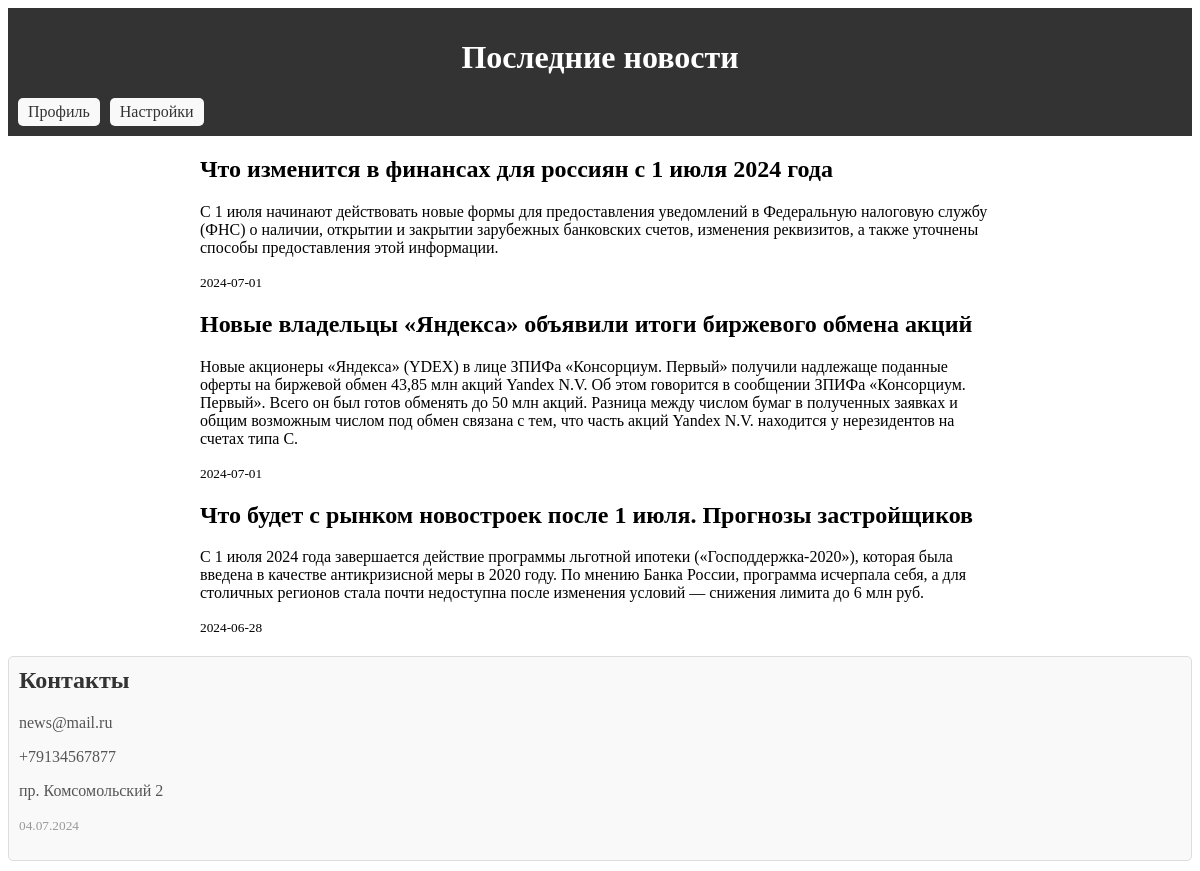
The app's page /7/localhost/index.php with its own data.
### tables this page shows
CREATE TABLE `news` (
  `id` int NOT NULL,
  `title` varchar(300) NOT NULL,
  `content` text NOT NULL,
  `date` date NOT NULL
);

### 7/localhost/index.php (the view, shortened to what this page needs)
<!DOCTYPE html>
<html lang="ru">
<head>
    <link rel="stylesheet" href="css/style.css">
</head>
<body>
    <div class="header">
        <h1>Последние новости</h1>
        <div class="tabs">
            <a href="#profile">Профиль</a>
            <a href="#settings">Настройки</a>
        </div>
    </div>
    <div class="container">
        <?php
        $servername = "localhost";
        $username = "root";
        $password = "";
        $dbname = "news_db";
        $conn = new mysqli($servername, $username, $password, $dbname);
        $sql = "SELECT * FROM news ORDER BY date DESC";
        $result = $conn->query($sql);
        if ($result->num_rows > 0) {
            while($row = $result->fetch_assoc()) {
                echo '<div class="news">';
                echo '<h2>'.$row["title"].'</h2>';
                echo '<p>'.$row["content"].'</p>';
                echo '<p><small>'.$row["date"].'</small></p>';
                echo '</div>';
            }
        } else {
            echo "No news available";
        }
        ?>
    </div>
    <div class="contact">
        <h2>Контакты</h2>
        <p>news@mail.ru</p>
        <p>+79134567877</p>
        <p>пр. Комсомольский 2</p>
        <p><small>04.07.2024</small></p>
    </div>
</body>
</html>

### 7/localhost/css/style.css (style rules this page uses)
.header { background-color: #333; color: #fff; text-align: center; padding: 10px; }
.tabs { display: flex; }
.tabs a { color: #333; text-decoration: none; padding: 5px 10px; margin-right: 10px; background-color: #f9f9f9; border-radius: 5px; }
.container { max-width: 800px; margin: 20px auto; }
.contact { background-color: #f9f9f9; border: 1px solid #ddd; border-radius: 5px; padding: 10px; margin-bottom: 10px; }
.contact h2 { margin-top: 0; color: #333; }
.contact p { color: #555; }
.contact small { color: #999; }

### records on screen
news: title "Что изменится в финансах для россиян с 1 июля 2024 года", content "С 1 июля начинают действовать новые формы для предоставления уведомлений в Федеральную налоговую службу (ФНС) о наличии, открытии и закрытии зарубежных банковских счетов, изменения реквизитов, а также уточнены способы предоставления этой информации.", date "2024-07-01"
news: title "Новые владельцы «Яндекса» объявили итоги биржевого обмена акций", content "Новые акционеры «Яндекса» (YDEX) в лице ЗПИФа «Консорциум. Первый» получили надлежаще поданные оферты на биржевой обмен 43,85 млн акций Yandex N.V. Об этом говорится в сообщении ЗПИФа «Консорциум. Первый». Всего он был готов обменять до 50 млн акций. Разница между числом бумаг в полученных заявках и общим возможным числом под обмен связана с тем, что часть акций Yandex N.V. находится у нерезидентов на счетах типа С.", date "2024-07-01"
news: title "Что будет с рынком новостроек после 1 июля. Прогнозы застройщиков", content "С 1 июля 2024 года завершается действие программы льготной ипотеки («Господдержка-2020»), которая была введена в качестве антикризисной меры в 2020 году. По мнению Банка России, программа исчерпала себя, а для столичных регионов стала почти недоступна после изменения условий — снижения лимита до 6 млн руб.", date "2024-06-28"
